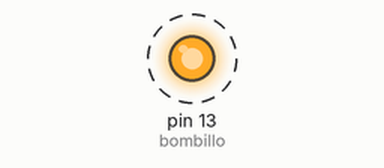
Recording of a sketch running on a simulated Arduino Uno, built with avr-gcc and run on an emulated ATmega328P. On the bench: output pins drawn as LEDs (lit = HIGH). Dashed ring = blinking.

Above: at 0.15 s.
Timing chart, 0 to 3.0 s (numbered marks = the images above):
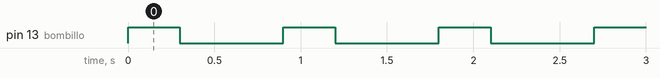

Measured:
- by itself, pin 13 (bombillo): alternates HIGH for 0.30 s and LOW for 0.60 s

The sketch:

bombillo.ino
```cpp
int bombillo = 13;
int espera = 300;

void setup() {
  pinMode(bombillo, OUTPUT);
}

void loop() {
  digitalWrite(bombillo, HIGH);
  delay(espera);
  digitalWrite(bombillo, LOW);
  delay(espera * 2);
}
```
